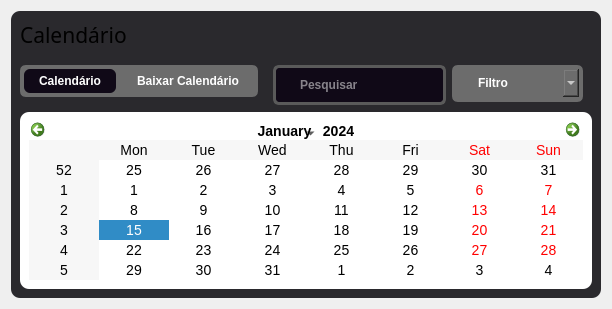
             <widget class="QWidget" name="calendario_page">
              <layout class="QVBoxLayout" name="verticalLayout_40">
               <item>
                <widget class="QWidget" name="widget_geral_calendario" native="true">
                 <property name="styleSheet">
                  <string notr="true">



background-color: rgb(42, 41, 45);
border-radius: 9px;</string>
                 </property>
                 <layout class="QVBoxLayout" name="verticalLayout_41">
                  <item alignment="Qt::AlignLeft">
                   <widget class="QLabel" name="lbl_calendario">
                    <property name="font">
                     <font>
                      <family>Inter 18pt SemiBold</family>
                      <pointsize>8</pointsize>
                      <weight>8</weight>
                      <italic>false</italic>
                      <bold>false</bold>
                     </font>
                    </property>
                    <property name="text">
                     <string>&lt;html&gt;&lt;head/&gt;&lt;body&gt;&lt;p&gt;&lt;span style=&quot; font-size:16pt;&quot;&gt;Calendário&lt;/span&gt;&lt;/p&gt;&lt;/body&gt;&lt;/html&gt;</string>
                    </property>
                   </widget>
                  </item>
                  <item>
                   <widget class="QWidget" name="widget_calendario_funcoes" native="true">
                    <property name="sizePolicy">
                     <sizepolicy hsizetype="Expanding" vsizetype="Expanding">
                      <horstretch>0</horstretch>
                      <verstretch>0</verstretch>
                     </sizepolicy>
                    </property>
                    <property name="minimumSize">
                     <size>
                      <width>200</width>
                      <height>50</height>
                     </size>
                    </property>
                    <property name="maximumSize">
                     <size>
                      <width>16777215</width>
                      <height>50</height>
                     </size>
                    </property>
                    <property name="styleSheet">
                     <string notr="true">
QPushButton{


 background-color: rgb(91, 91, 91);
}</string>
                    </property>
                    <layout class="QHBoxLayout" name="horizontalLayout_40">
                     <property name="leftMargin">
                      <number>0</number>
                     </property>
                     <property name="topMargin">
                      <number>0</number>
                     </property>
                     <property name="rightMargin">
                      <number>0</number>
                     </property>
                     <property name="bottomMargin">
                      <number>0</number>
                     </property>
                     <item alignment="Qt::AlignLeft|Qt::AlignVCenter">
                      <widget class="QFrame" name="frame_tabela_calendario">
                       <property name="sizePolicy">
                        <sizepolicy hsizetype="Fixed" vsizetype="Fixed">
                         <horstretch>0</horstretch>
                         <verstretch>0</verstretch>
                        </sizepolicy>
                       </property>
                       <property name="minimumSize">
                        <size>
                         <width>200</width>
                         <height>0</height>
                        </size>
                       </property>
                       <property name="maximumSize">
                        <size>
                         <width>800</width>
                         <height>16777215</height>
                        </size>
                       </property>
                       <property name="styleSheet">
                        <string notr="true">QFrame{

border: 4px solid #6c6c6c;
}
QFrame{
background-color: rgb(108, 108, 108);
border-radius: 6px;
}
QPushButton {
  
    
	font: 75 10pt &quot;Inter 18pt&quot;;
	font-weight: bold;
    background-color: #6c6c6c;
    color: white;
    padding: 5px 15px;
    border-radius: 6px;
    border: none;
    min-width: 40px;   /* largura mínima */
}
QPushButton:hover {
    background-color: #4a4a4a;
}

</string>
                       </property>
                       <property name="frameShape">
                        <enum>QFrame::StyledPanel</enum>
                       </property>
                       <property name="frameShadow">
                        <enum>QFrame::Raised</enum>
                       </property>
                       <layout class="QHBoxLayout" name="horizontalLayout_41">
                        <property name="spacing">
                         <number>6</number>
                        </property>
                        <property name="leftMargin">
                         <number>0</number>
                        </property>
                        <property name="topMargin">
                         <number>0</number>
                        </property>
                        <property name="rightMargin">
                         <number>0</number>
                        </property>
                        <property name="bottomMargin">
                         <number>0</number>
                        </property>
                        <item alignment="Qt::AlignVCenter">
                         <widget class="QPushButton" name="btn_calendario">
                          <property name="sizePolicy">
                           <sizepolicy hsizetype="Fixed" vsizetype="Fixed">
                            <horstretch>0</horstretch>
                            <verstretch>0</verstretch>
                           </sizepolicy>
                          </property>
                          <property name="cursor">
                           <cursorShape>ArrowCursor</cursorShape>
                          </property>
                          <property name="styleSheet">
                           <string notr="true">QPushButton {
    background-color: #100917;
    
}</string>
                          </property>
                          <property name="text">
                           <string>Calendário</string>
                          </property>
                          <property name="icon">
                           <iconset resource="../imagens/imgs.qrc">
                            <normaloff>:/imgs/list.png</normaloff>:/imgs/list.png</iconset>
                          </property>
                          <property name="iconSize">
                           <size>
                            <width>20</width>
                            <height>20</height>
                           </size>
                          </property>
                          <property name="checkable">
                           <bool>true</bool>
                          </property>
                          <property name="checked">
                           <bool>true</bool>
                          </property>
                         </widget>
                        </item>
                        <item>
                         <widget class="QPushButton" name="btn_baixar_calendario">
                          <property name="sizePolicy">
                           <sizepolicy hsizetype="Fixed" vsizetype="Fixed">
                            <horstretch>0</horstretch>
                            <verstretch>0</verstretch>
                           </sizepolicy>
                          </property>
                          <property name="minimumSize">
                           <size>
                            <width>70</width>
                            <height>0</height>
                           </size>
                          </property>
                          <property name="cursor">
                           <cursorShape>PointingHandCursor</cursorShape>
                          </property>
                          <property name="styleSheet">
                           <string notr="true">padding: 5px 15px;</string>
                          </property>
                          <property name="text">
                           <string>Baixar Calendário</string>
                          </property>
                          <property name="icon">
                           <iconset resource="../imagens/imgs.qrc">
                            <normaloff>:/imgs/downloads.png</normaloff>:/imgs/downloads.png</iconset>
                          </property>
                          <property name="iconSize">
                           <size>
                            <width>20</width>
                            <height>20</height>
                           </size>
                          </property>
                          <property name="checkable">
                           <bool>false</bool>
                          </property>
                         </widget>
                        </item>
                       </layout>
                      </widget>
                     </item>
                     <item alignment="Qt::AlignRight|Qt::AlignTop">
                      <widget class="QFrame" name="frame_pesquisa_calendario">
                       <property name="sizePolicy">
                        <sizepolicy hsizetype="Expanding" vsizetype="Expanding">
                         <horstretch>0</horstretch>
                         <verstretch>0</verstretch>
                        </sizepolicy>
                       </property>
                       <property name="styleSheet">
                        <string notr="true">
QLineEdit {
	font: 75 10pt &quot;Inter 18pt&quot;;
	font-weight: bold;
	font-color: rgb(255, 255, 255);
    background-color: #100917;
    color: white;
    padding: 5px 22px;
    border-radius: 6px;
    border: 3px solid #5a5a5a;
    min-width: 110px;   /* largura mínima */
}
QLineEdit:hover {
    background-color: #4a4a4a;
}
QLineEdit:checked {
    background-color: #100917;
    font-weight: bold;
}
</string>
                       </property>
                       <property name="frameShape">
                        <enum>QFrame::StyledPanel</enum>
                       </property>
                       <property name="frameShadow">
                        <enum>QFrame::Raised</enum>
                       </property>
                       <layout class="QHBoxLayout" name="horizontalLayout_42">
                        <item>
                         <widget class="QLineEdit" name="pesquisa_calendario">
                          <property name="sizePolicy">
                           <sizepolicy hsizetype="Expanding" vsizetype="Expanding">
                            <horstretch>0</horstretch>
                            <verstretch>0</verstretch>
                           </sizepolicy>
                          </property>
                          <property name="minimumSize">
                           <size>
                            <width>160</width>
                            <height>40</height>
                           </size>
                          </property>
                          <property name="maximumSize">
                           <size>
                            <width>200</width>
                            <height>50</height>
                           </size>
                          </property>
                          <property name="styleSheet">
                           <string notr="true"/>
                          </property>
                          <property name="placeholderText">
                           <string>Pesquisar</string>
                          </property>
                         </widget>
                        </item>
                        <item alignment="Qt::AlignRight">
                         <widget class="QFrame" name="frame_filtro_calendario">
                          <property name="sizePolicy">
                           <sizepolicy hsizetype="Fixed" vsizetype="Fixed">
                            <horstretch>0</horstretch>
                            <verstretch>0</verstretch>
                           </sizepolicy>
                          </property>
                          <property name="minimumSize">
                           <size>
                            <width>40</width>
                            <height>37</height>
                           </size>
                          </property>
                          <property name="styleSheet">
                           <string notr="true">QFrame{

border: 4px solid #6c6c6c;
}
QFrame{
background-color: rgb(108, 108, 108);
border-radius: 6px;
}
QComboBox {
   
    
	font: 75 10pt &quot;Inter 18pt&quot;;
	font-weight: bold;
    background-color: #6c6c6c;
    color: white;
    padding: 6px 22px;
    border-radius: 6px;
    border: none;
    min-width: 54px;   /* largura mínima */
}
QComboBox:hover {
    background-color: #4a4a4a;
}
QComboBox:checked {
    background-color: #100917;
    
}
</string>
                          </property>
                          <property name="frameShape">
                           <enum>QFrame::StyledPanel</enum>
                          </property>
                          <property name="frameShadow">
                           <enum>QFrame::Raised</enum>
                          </property>
                          <layout class="QHBoxLayout" name="horizontalLayout_43">
                           <property name="spacing">
                            <number>6</number>
                           </property>
                           <property name="leftMargin">
                            <number>0</number>
                           </property>
                           <property name="topMargin">
                            <number>0</number>
                           </property>
                           <property name="rightMargin">
                            <number>0</number>
                           </property>
                           <property name="bottomMargin">
                            <number>0</number>
                           </property>
                           <item>
                            <widget class="QComboBox" name="filtro_calendario">
                             <property name="minimumSize">
                              <size>
                               <width>98</width>
                               <height>0</height>
                              </size>
                             </property>
                             <property name="maximumSize">
                              <size>
                               <width>140</width>
                               <height>16777215</height>
                              </size>
                             </property>
                             <property name="cursor">
                              <cursorShape>PointingHandCursor</cursorShape>
                             </property>
                             <property name="editable">
                              <bool>false</bool>
                             </property>
                             <property name="currentText">
                              <string/>
                             </property>
                             <property name="placeholderText">
                              <string>Filtro</string>
                             </property>
                             <item>
                              <property name="text">
                               <string>Dias livres</string>
                              </property>
                             </item>
                             <item>
                              <property name="text">
                               <string>Reuniões</string>
                              </property>
                             </item>
                            </widget>
                           </item>
                          </layout>
                         </widget>
                        </item>
                       </layout>
                      </widget>
                     </item>
                    </layout>
                   </widget>
                  </item>
                  <item>
                   <widget class="QWidget" name="tabela_do_calendario" native="true">
                    <property name="styleSheet">
                     <string notr="true">QWidget {
    background-color: white;
    color: black;
    font-family: &quot;Segoe UI&quot;;
    font-size: 14px;
}

QCalendarWidget {
    background-color: black;
    border-radius: 12px;
    padding: 8px;
}</string>
                    </property>
                    <layout class="QVBoxLayout" name="verticalLayout_42">
                     <item>
                      <widget class="QCalendarWidget" name="substitua_calendario_aqui">
                       <property name="cursor">
                        <cursorShape>PointingHandCursor</cursorShape>
                       </property>
                      </widget>
                     </item>
                    </layout>
                   </widget>
                  </item>
                 </layout>
                </widget>
               </item>
              </layout>
             </widget>
